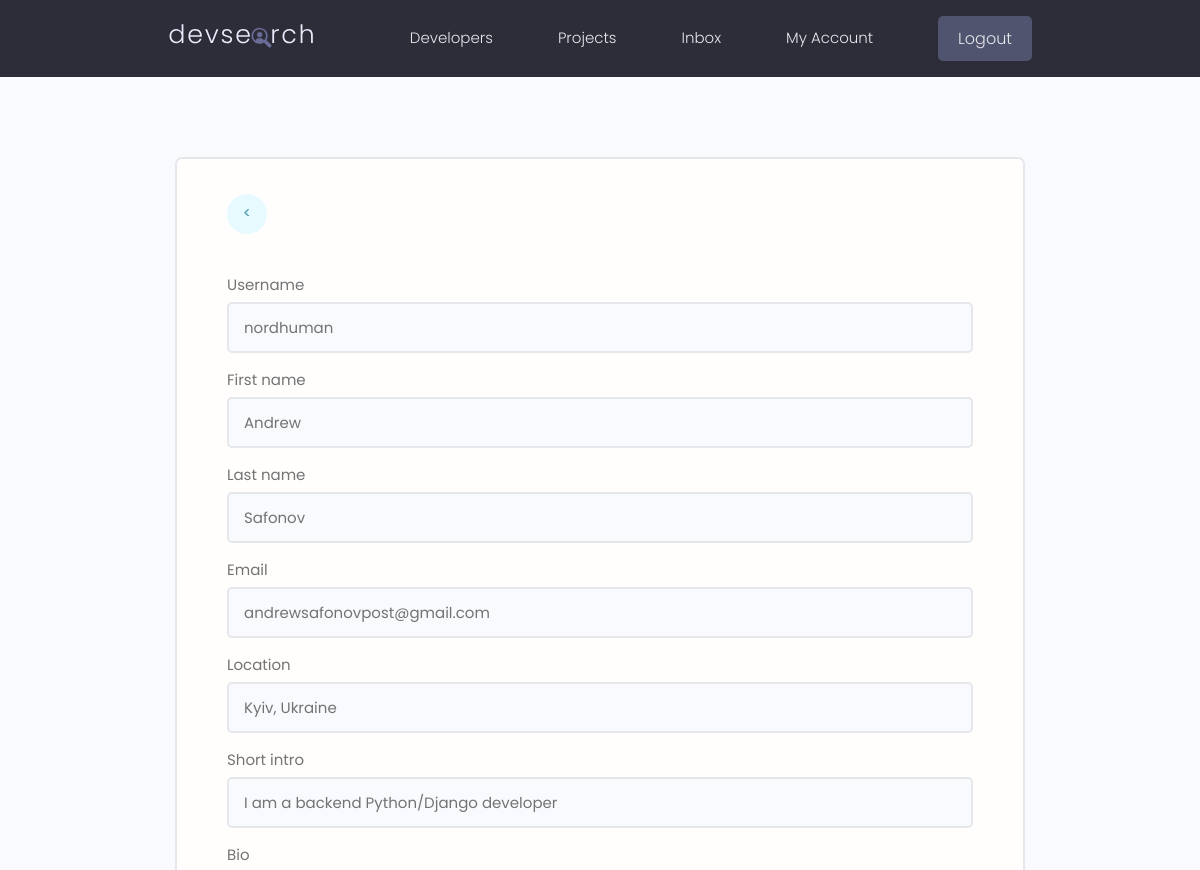
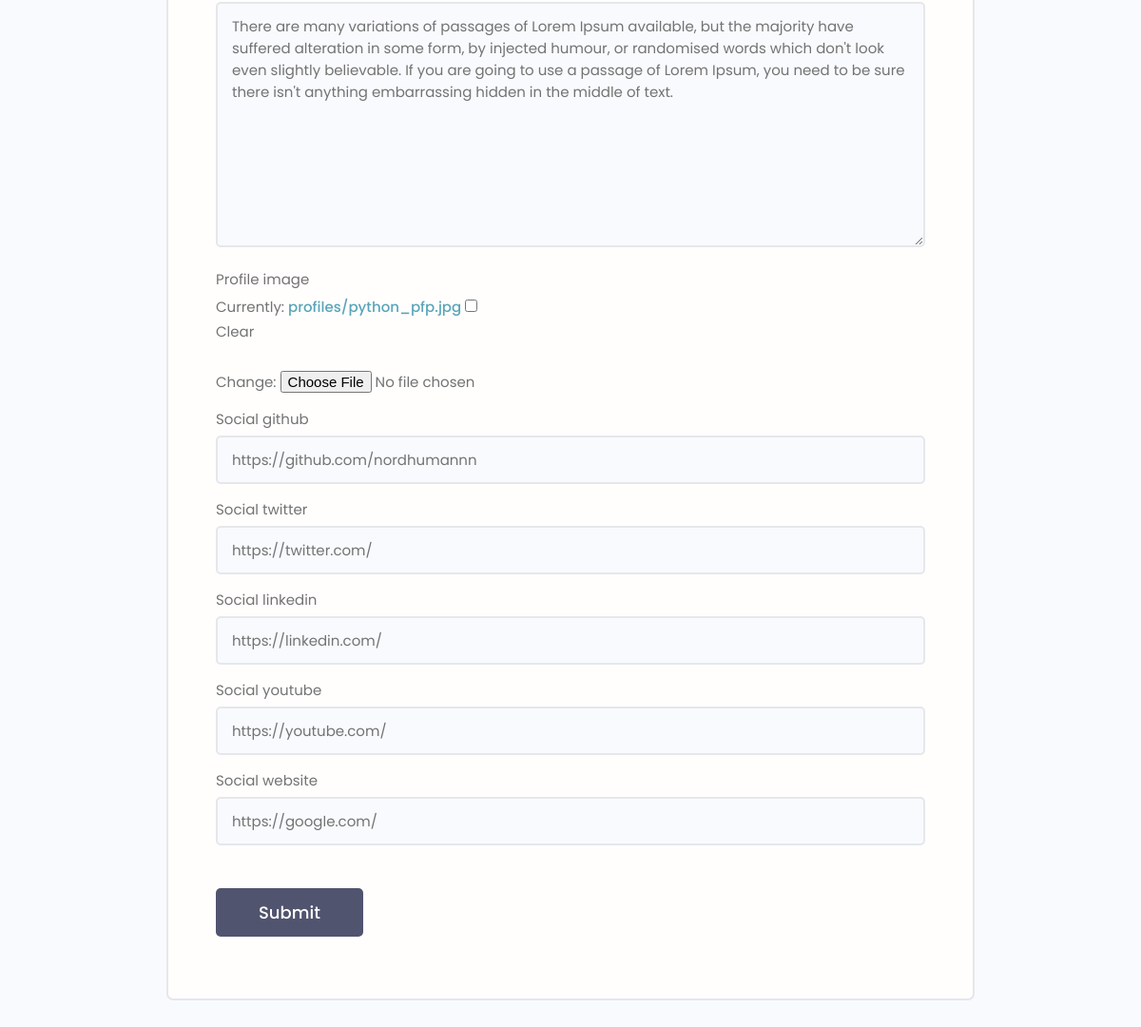
The page /edit-account/ (signed in) on the database its author committed (2 pictures, top to bottom).
### users/models.py (models this page shows, shortened)
class Profile(models.Model):
    user = models.OneToOneField(User, on_delete=models.CASCADE, null=True, blank=True)
    username = models.CharField(max_length=150, null=True, blank=True)
    first_name = models.CharField(max_length=150, null=True, blank=True)
    last_name = models.CharField(max_length=150, null=True, blank=True)
    email = models.EmailField(max_length=200, null=True, blank=True)
    location = models.CharField(max_length=150, null=True, blank=True)
    short_intro = models.CharField(max_length=250, null=True, blank=True)
    bio = models.TextField(null=True, blank=True)
    profile_image = models.ImageField(default='profiles/default_profile.png', upload_to='profiles/', null=True, blank=True)
    social_github = models.CharField(max_length=300, null=True, blank=True)
    social_twitter = models.CharField(max_length=300, null=True, blank=True)
    social_linkedin = models.CharField(max_length=300, null=True, blank=True)
    social_youtube = models.CharField(max_length=300, null=True, blank=True)
    social_website = models.CharField(max_length=300, null=True, blank=True)
    created = models.DateTimeField(auto_now_add=True)
    updated = models.DateTimeField(auto_now=True)
    id = models.UUIDField(default=uuid4, unique=True, editable=False, primary_key=True)
    class Meta:
        ordering = ['-created']

### users/views.py (the view)
# urls.py: path('edit-account/', views.edit_account, name='edit_account'),
@login_required(login_url='login')
def edit_account(request):
    profile = request.user.profile
    form = ProfileForm(instance=profile)
    if request.method == 'POST':
        form = ProfileForm(request.POST, request.FILES, instance=profile)
        if form.is_valid():
            form.save()
            return redirect('account')
    context = {'form': form}
    return render(request, 'users/edit_account.html', context)

### users/forms.py
class ProfileForm(ModelForm):
    class Meta:
        model = Profile
        fields = '__all__'
        exclude = ['user', 'created', 'updated', 'id']
    def __init__(self, *args, **kwargs):
        super().__init__(*args, **kwargs)
        for name, field in self.fields.items():
            field.widget.attrs.update({'class': 'input'})

### users/templates/users/edit_account.html (shortened to what this page needs)
{% extends 'main.html' %}
{% block content %}
    <main class="formPage my-xl">
        <div class="content-box">
            <div class="formWrapper">
                <a class="backButton" href="#"><</a>
                <br>
                <form class="form" method="POST" enctype="multipart/form-data">
                    {% for field in form %}
                        <div class="form__field">
                            <label for="formInput#text">{{ field.label }}</label>
                            {{ field }}
                        </div>
                    {% endfor %}
                    <input class="btn btn--sub btn--lg  my-md" type="submit" value="Submit" />
                </form>
            </div>
        </div>
    </main>
{% endblock %}

### static/styles/app.css (style rules this page uses)
:root { --color-sub: #2d2d39; }
.btn--sub { background-color: var(--color-sub-light); }
.content-box { width: 95%; max-width: 85rem; margin: 0 auto; }
.backButton { background: var(--color-main-light); color: var(--color-main); width: 4rem; height: 4rem; display: flex; align-items: center; justify-content: center; border-radius: 50%; }
.formPage .formWrapper { list-style: none; background: var(--color-white); padding: 3.5rem 5rem; border: 2px solid var(--color-light); border-radius: 0.7rem; }

### static/uikit/styles/modules/_variables.css (style rules this page uses)
:root { --color-main: #5aa5b9; --color-main-light: #e6faff; --color-sub: #3f4156; --color-sub-light: #51546e; --color-sub-lighter: #ededfd; --color-text: #737373; --color-gray: #8b8b8b; --color-light: #e5e7eb; --color-light-gray: #767676; --color-bg: #f8fafd; --color-white: #fffefd; --color-white-light: #f3f3f3; --color-success: #359e64; --color-success-bg: #def8e8; --color-error: #fc4b0b; --color-error-bg: #fff2ee; --font-base: 'Poppins', arial, helvetica, 'Segoe UI', roboto, ubuntu, sans-serif; --font-monospace: 'Fira Code', 'Courier New', courier, monospace; --font-regular: 300; --font-medium: 500; --font-bold: 700; --generic-shadow: 1px 1px 5px #00000010; --generic-transition: all 0.3s ease-in-out; }

### static/uikit/styles/modules/_base.css (style rules this page uses)
* { margin: 0; padding: 0; box-sizing: border-box; text-rendering: optimizeLegibility; color: inherit; font-size: inherit; }
html { font-size: 50%; }
@media only screen and (min-width: 480px) { html { font-size: 56.25%; } }
@media only screen and (min-width: 1200px) { html { font-size: 62.5%; } }
body { line-height: 1.6; font-weight: 400; font-size: 1.5rem; color: var(--color-text); background-color: var(--color-bg); min-height: 100vh; }

### static/uikit/styles/modules/_typography.css (style rules this page uses)
* { font-family: var(--font-base); }
a { padding-bottom: 2px; text-decoration: none; display: inline-block; color: var(--color-main); font-weight: var(--font-medium); }

### static/uikit/styles/modules/_utilities.css (style rules this page uses)
.my-md { margin: 3rem auto; }
.my-xl { margin: 8rem auto; }

### static/uikit/styles/modules/_button.css (style rules this page uses)
.btn { display: inline-block; position: relative; cursor: pointer; background-color: var(--color-light); font-weight: var(--font-medium); color: var(--color-sub); text-decoration: none; padding: 1rem 2rem; border-radius: 0.5rem; border: none; width: -webkit-fit-content; width: -moz-fit-content; width: fit-content; height: -webkit-fit-content; height: -moz-fit-content; height: fit-content; font-size: 1.6rem; outline-width: 0; outline-color: transparent; -webkit-backface-visibility: hidden; backface-visibility: hidden; transition: all 0.3s ease-in-out; }
.btn--sub { background-color: var(--color-sub); color: var(--color-white); }
.btn--lg { font-size: 1.8rem; padding: 1.2rem 4.5rem; }

### static/uikit/styles/modules/_form.css (style rules this page uses)
.form { display: block; }
.form__field { margin-top: 1.5rem; margin-bottom: 1.5rem; }
.form__label, .form__field > label { display: block; margin-bottom: 0.5rem; color: var(--color-text); }
input.input[type='text'], input.input[type='email'], input.input[type='password'], input.input[type='number'], textarea.input { min-width: 24rem; width: 100%; padding: 1.2rem 1.5rem; border-radius: 0.5rem; border: 2px solid var(--color-light); transition: all 0.3s ease-in-out; background-color: var(--color-bg); }

### rows shown on the page
Profile: form "nordhuman" "Andrew" "Safonov" "andrewsafonovpost@gmail.com" "Kyiv, Ukraine" "I am a backend Python/Django developer" "There are many variations of passages of Lorem Ipsum available, but the majority have suffered alteration in some form, by injected humour, or randomised words which don't look even slightly believable. If you are going to use a passage of Lorem Ipsum, you need to be sure there isn't anything embarrassing hidden in the middle of text." "https://github.com/nordhumannn" "https://twitter.com/" "https://linkedin.com/" "https://youtube.com/" "https://google.com/"

### other values the page prints
{{ field.label }} "Username" "First name" "Last name" "Email" "Location" "Short intro" "Bio" "Profile image" "Social github" "Social twitter" "Social linkedin" "Social youtube" "Social website"
